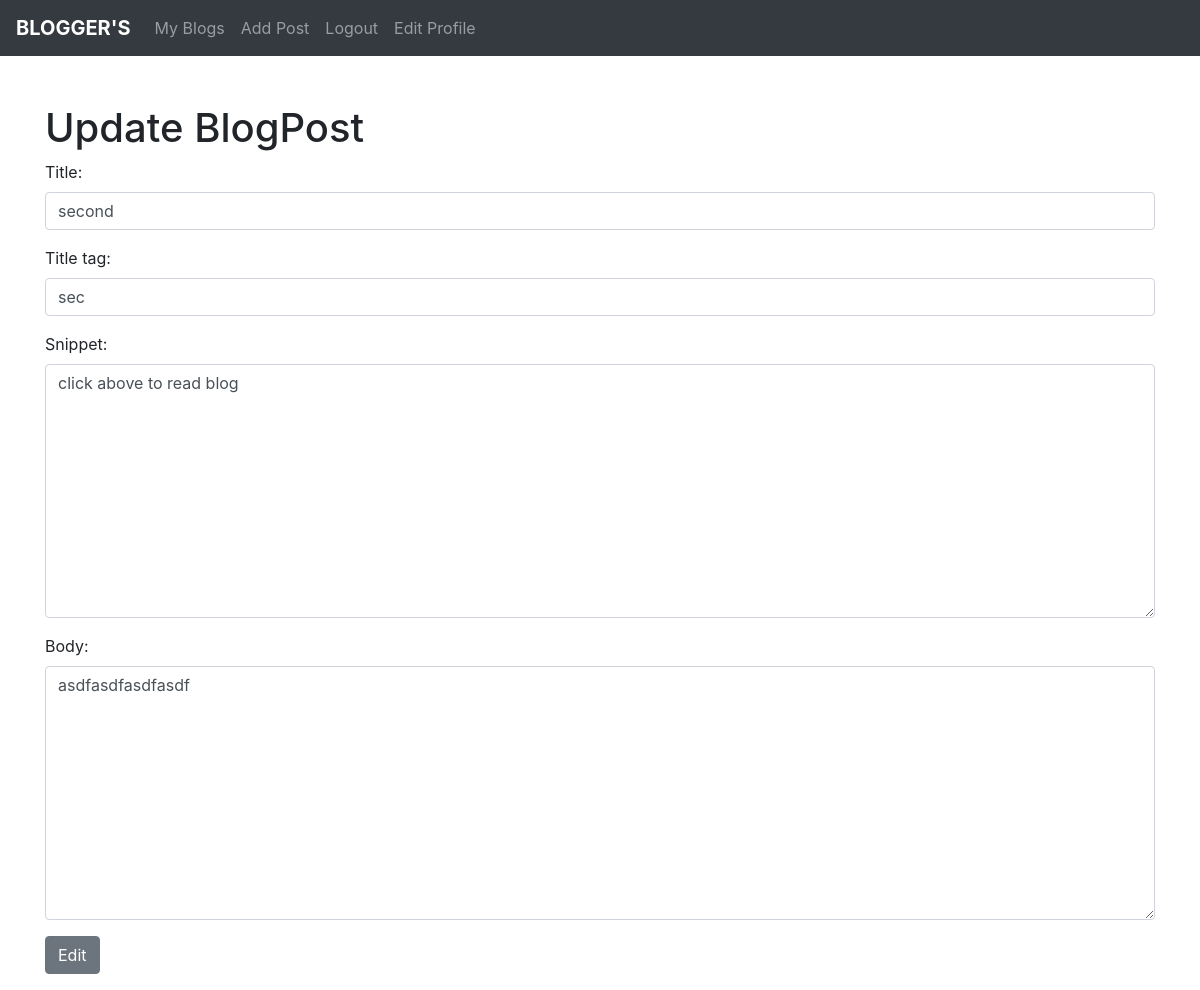
/article/2/edit (signed in), run on the app's committed database.
### blog/models.py (models this page shows, shortened)
class Post(models.Model):
    title = models.CharField(max_length=255)
    title_tag = models.CharField(max_length=255)
    author = models.ForeignKey(User,on_delete=models.CASCADE) #manytoone -> one author many post
    body = RichTextField()
    post_date = models.DateField(auto_now_add=True)
    snippet = models.TextField(max_length=255)
    class Meta():
        ordering = ["-post_date"]

### blog/views.py (the view)
# urls.py: path('article/<int:pk>/edit',UpdatePostView.as_view(),name = 'update_post'),
class UpdatePostView(UpdateView):
    model = Post
    form_class = UpdateForm
    template_name = 'update_post.html'

### blog/forms.py
class UpdateForm(forms.ModelForm):
    class Meta:
        model = Post
        fields = ('title','title_tag','snippet','body')
        widgets = {
            'title': forms.TextInput(attrs={'class':'form-control'}),
            'title_tag': forms.TextInput(attrs={'class':'form-control'}),
            'snippet': forms.Textarea(attrs={'class':'form-control'}),
            'body': forms.Textarea(attrs={'class':'form-control'}),
        }

### blog/templates/update_post.html (shortened to what this page needs)
{% extends 'base.html' %}
{% block content %}
{% if user.is_authenticated and user.id == post.author.id %}
<h1> Update BlogPost</h1>
<div class="form-group">
<form method="POST">
{{ form.as_p }}
<button class="btn btn-secondary" >Edit</button>
</form>
</div>
{% else %}
<h1>You are not allowed to access this page</h1>
{% endif %}
{% endblock %}

### data on the page
Post: title "second", title_tag "sec", snippet "click above to read blog", body "asdfasdfasdfasdf"
